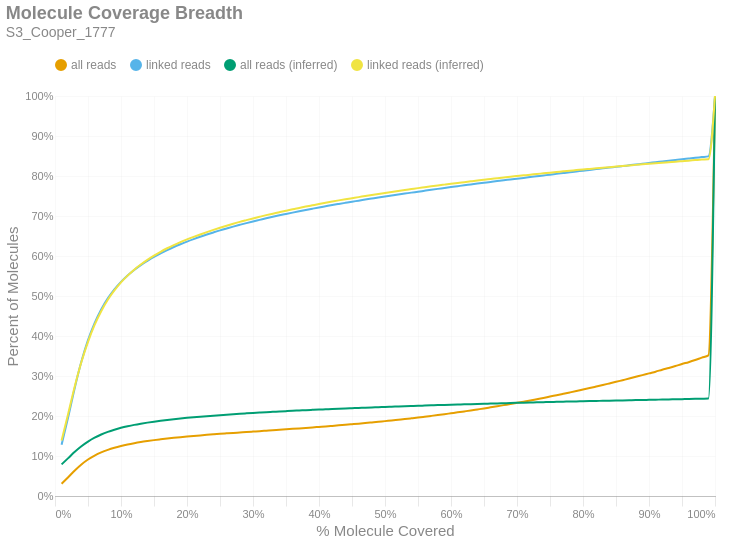

Notebook source saved alongside this figure:
### Markdown cell above
### Molecule Read Coverage
This chart shows molecule coverage breadth as computed by the number of bases aligned to that molecule. In other words, "*how much of each unique long molecule is actually sequenced/aligned?*" Keep in mind there is a distinction between sequences and alignments, since some sequences belonging to a particular molecule may not align well and wouldn't appear in the alignment data. This chart also shows molecule coverage breadth as computed by the *inferred fragment* from which the aligned sequences originate. Unlike read coverage, this calculation takes into account the total insert size, including unsequenced gaps between the forward and reverse reads. Like the previous figures, these are cumulative percents.

### Code cell
if SKIPLR:
    print_html(f"Skipped")
else:
    binned_df = consolidated_hist(valids['coverage_bp'], mask, 0.01, True)
    binned_df_inf = consolidated_hist(valids['coverage_inserts'], mask, 0.01, True)
    binned_df = binned_df.with_columns(pl.lit(binned_df_inf['all reads (cumsum)']).alias('all reads (inferred)'))
    binned_df = binned_df.with_columns(pl.lit(binned_df_inf['linked reads (cumsum)']).alias('linked reads (inferred)'))
    binned_df = binned_df.with_columns(
        (pl.col('bin').cast(pl.Float64) + 0.01).alias('right_edge')
    )

    with SafeRender(binned_df):
        (
            density_plot(binned_df, 'Molecule Coverage Breadth', samplename, 'molcov', ['all reads (inferred)','linked reads (inferred)'])
            .encode(
                #x=alt.X('bin:Q', title="% Molecule Covered").axis(format = '%').scale(padding=0),
                x=alt.X('right_edge:Q', title="% Molecule Covered").axis(format='%').scale(padding=0),
                y=alt.Y('value:Q', title='Percent of Molecules')
                    .axis(format='%')
                    .stack(False)
                    .scale(domainMin=0, padding=0),
                color=alt.Color("key:N").scale(domain = ["all reads", "linked reads", "all reads (inferred)", "linked reads (inferred)"]),
                tooltip = [
                    alt.Tooltip("key:N", title = "Data Type"),
                    alt.Tooltip("range_label:N", title="% Molecule Covered"),
                    alt.Tooltip("value:Q", format = ".2%", title="% Molecules")
                ]
            )
        ).display()

### Figure 1 — Vega-Lite specification as saved in the notebook (floating-point values rounded to 4 significant figures)
{"width": "container", "height": 400, "config": {"title": {"anchor": "start", "dy": -15, "fontSize": 18, "color": "#888888", "subtitleColor": "#888888", "subtitleFontSize": 14}, "arc": {"fill": "#0072B2"}, "axis": {"domainColor": "#888888", "domainWidth": 0.5, "gridWidth": 0.2, "grid": false, "titleFontWeight": 400, "titleFontSize": 15, "labelFontSize": 11, "labelColor": "#888888", "tickColor": "#888888", "tickWidth": 0.2, "titleColor": "#888888"}, "axisBand": {"grid": false}, "axisX": {"grid": true, "tickSize": 10, "domainCap": "round"}, "axisY": {"domain": false, "grid": true, "tickSize": 0, "domainCap": "round"}, "background": "transparent", "header": {"labelFontSize": 15, "labelColor": "#888888", "titleFontSize": 15, "titleFontWeight": 600, "titleColor": "#888888"}, "legend": {"labelFont": "sans-serif", "labelFontSize": 12, "labelColor": "#888888", "symbolSize": 100, "symbolType": "circle", "titleFontSize": 12, "titlePadding": 10, "titleColor": "#888888", "title": null, "orient": "top"}, "range": {"category": ["#E69F00", "#56B4E9", "#009E73", "#F0E442", "#0072B2", "#D55E00", "#CC79A7", "#000000"], "diverging": ["#cfe8f3", "#a2d4ec", "#73bfe2", "#46abdb", "#1696d2", "#12719e"]}, "area": {"fill": "#0072B2", "fillOpacity": 0.7, "line": true, "strokeOpacity": 0.7}, "line": {"color": "#0072B2", "stroke": "#0072B2", "strokeWidth": 2}, "trail": {"color": "#0072B2", "stroke": "#0072B2", "strokeWidth": 0, "size": 1}, "point": {"filled": true, "fillOpacity": 1.0, "size": 95}, "text": {"color": "#888888", "fontSize": 11, "align": "right", "fontWeight": 400, "size": 11}, "bar": {"fill": "#0072B2", "stroke": null}, "view": {"stroke": null, "continuousWidth": 660, "continuousHeight": 400}}, "data": {"name": "data-76583520ed960c75d8dea7083585370e"}, "mark": {"type": "line", "interpolate": "monotone", "point": {"opacity": 0, "size": 275}}, "encoding": {"color": {"field": "key", "scale": {"domain": ["all reads", "linked reads", "all reads (inferred)", "linked reads (inferred)"]}, "type": "nominal"}, "tooltip": [{"field": "key", "title": "Data Type", "type": "nominal"}, {"field": "range_label", "title": "% Molecule Covered", "type": "nominal"}, {"field": "value", "format": ".2%", "title": "% Molecules", "type": "quantitative"}], "x": {"axis": {"format": "%"}, "field": "right_edge", "scale": {"padding": 0}, "title": "% Molecule Covered", "type": "quantitative"}, "y": {"axis": {"format": "%"}, "field": "value", "scale": {"domainMin": 0, "padding": 0}, "stack": false, "title": "Percent of Molecules", "type": "quantitative"}}, "params": [{"name": "param_c36ac31b6afebe62", "select": {"type": "point", "fields": ["key"]}, "bind": "legend"}], "title": {"text": "Molecule Coverage Breadth", "subtitle": "S3_Cooper_1777"}, "transform": [{"fold": ["all reads (cumsum)", "linked reads (cumsum)", "all reads (inferred)", "linked reads (inferred)"]}, {"calculate": "replace(datum.key, ' (cumsum)', '')", "as": "key"}, {"filter": {"param": "param_c36ac31b6afebe62"}}], "usermeta": {"embedOptions": {"downloadFileName": "S3_Cooper_1777.molcov"}}, "$schema": "https://vega.github.io/schema/vega-lite/v6.1.0.json", "datasets": {"data-76583520ed960c75d8dea7083585370e": [{"bin": "0.0", "interval": "0.0-0.01", "all reads": 0.03064, "linked reads": 0.128, "all reads (cumsum)": 0.03064, "linked reads (cumsum)": 0.128, "range_label": "0.0-0.01", "all reads (inferred)": 0.07908, "linked reads (inferred)": 0.1386, "right_edge": 0.01}, {"bin": "0.01", "interval": "0.01-0.02", "all reads": 0.01617, "linked reads": 0.06944, "all reads (cumsum)": 0.04681, "linked reads (cumsum)": 0.1975, "range_label": "0.01-0.02", "all reads (inferred)": 0.09466, "linked reads (inferred)": 0.2058, "right_edge": 0.02}, {"bin": "0.02", "interval": "0.02-0.03", "all reads": 0.01701, "linked reads": 0.07341, "all reads (cumsum)": 0.06382, "linked reads (cumsum)": 0.2709, "range_label": "0.02-0.03", "all reads (inferred)": 0.1105, "linked reads (inferred)": 0.2743, "right_edge": 0.03}, {"bin": "0.03", "interval": "0.03-0.04", "all reads": 0.01506, "linked reads": 0.06512, "all reads (cumsum)": 0.07887, "linked reads (cumsum)": 0.336, "range_label": "0.03-0.04", "all reads (inferred)": 0.1245, "linked reads (inferred)": 0.3349, "right_edge": 0.04}, {"bin": "0.04", "interval": "0.04-0.05", "all reads": 0.01238, "linked reads": 0.05355, "all reads (cumsum)": 0.09126, "linked reads (cumsum)": 0.3896, "range_label": "0.04-0.05", "all reads (inferred)": 0.1361, "linked reads (inferred)": 0.3854, "right_edge": 0.05}, {"bin": "0.05", "interval": "0.05-0.06", "all reads": 0.009833, "linked reads": 0.04249, "all reads (cumsum)": 0.1011, "linked reads (cumsum)": 0.432, "range_label": "0.05-0.06", "all reads (inferred)": 0.1459, "linked reads (inferred)": 0.4276, "right_edge": 0.06}, {"bin": "0.06", "interval": "0.06-0.07", "all reads": 0.007942, "linked reads": 0.03431, "all reads (cumsum)": 0.109, "linked reads (cumsum)": 0.4664, "range_label": "0.06-0.07", "all reads (inferred)": 0.1538, "linked reads (inferred)": 0.4619, "right_edge": 0.07}, {"bin": "0.07", "interval": "0.07-0.08", "all reads": 0.006401, "linked reads": 0.02763, "all reads (cumsum)": 0.1154, "linked reads (cumsum)": 0.494, "range_label": "0.07-0.08", "all reads (inferred)": 0.1604, "linked reads (inferred)": 0.4906, "right_edge": 0.08}, {"bin": "0.08", "interval": "0.08-0.09", "all reads": 0.005251, "linked reads": 0.02258, "all reads (cumsum)": 0.1207, "linked reads (cumsum)": 0.5166, "range_label": "0.08-0.09", "all reads (inferred)": 0.1658, "linked reads (inferred)": 0.5139, "right_edge": 0.09}, {"bin": "0.09", "interval": "0.09-0.1", "all reads": 0.004378, "linked reads": 0.01883, "all reads (cumsum)": 0.1251, "linked reads (cumsum)": 0.5354, "range_label": "0.09-0.1", "all reads (inferred)": 0.1704, "linked reads (inferred)": 0.534, "right_edge": 0.1}, {"bin": "0.1", "interval": "0.1-0.11", "all reads": 0.003742, "linked reads": 0.01604, "all reads (cumsum)": 0.1288, "linked reads (cumsum)": 0.5514, "range_label": "0.1-0.11", "all reads (inferred)": 0.1743, "linked reads (inferred)": 0.5509, "right_edge": 0.11}, {"bin": "0.11", "interval": "0.11-0.12", "all reads": 0.003199, "linked reads": 0.01372, "all reads (cumsum)": 0.132, "linked reads (cumsum)": 0.5652, "range_label": "0.11-0.12", "all reads (inferred)": 0.1778, "linked reads (inferred)": 0.5659, "right_edge": 0.12}, {"bin": "0.12", "interval": "0.12-0.13", "all reads": 0.002835, "linked reads": 0.01213, "all reads (cumsum)": 0.1348, "linked reads (cumsum)": 0.5773, "range_label": "0.12-0.13", "all reads (inferred)": 0.1808, "linked reads (inferred)": 0.5787, "right_edge": 0.13}, {"bin": "0.13", "interval": "0.13-0.14", "all reads": 0.002496, "linked reads": 0.01063, "all reads (cumsum)": 0.1373, "linked reads (cumsum)": 0.5879, "range_label": "0.13-0.14", "all reads (inferred)": 0.1835, "linked reads (inferred)": 0.5903, "right_edge": 0.14}, {"bin": "0.14", "interval": "0.14-0.15", "all reads": 0.002333, "linked reads": 0.009991, "all reads (cumsum)": 0.1397, "linked reads (cumsum)": 0.5979, "range_label": "0.14-0.15", "all reads (inferred)": 0.1859, "linked reads (inferred)": 0.6008, "right_edge": 0.15}, {"bin": "0.15", "interval": "0.15-0.16", "all reads": 0.002044, "linked reads": 0.008727, "all reads (cumsum)": 0.1417, "linked reads (cumsum)": 0.6066, "range_label": "0.15-0.16", "all reads (inferred)": 0.1882, "linked reads (inferred)": 0.6106, "right_edge": 0.16}, {"bin": "0.16", "interval": "0.16-0.17", "all reads": 0.001947, "linked reads": 0.008256, "all reads (cumsum)": 0.1437, "linked reads (cumsum)": 0.6149, "range_label": "0.16-0.17", "all reads (inferred)": 0.1902, "linked reads (inferred)": 0.6193, "right_edge": 0.17}, {"bin": "0.17", "interval": "0.17-0.18", "all reads": 0.001803, "linked reads": 0.007653, "all reads (cumsum)": 0.1455, "linked reads (cumsum)": 0.6225, "range_label": "0.17-0.18", "all reads (inferred)": 0.1921, "linked reads (inferred)": 0.6273, "right_edge": 0.18}, {"bin": "0.18", "interval": "0.18-0.19", "all reads": 0.00164, "linked reads": 0.006919, "all reads (cumsum)": 0.1471, "linked reads (cumsum)": 0.6295, "range_label": "0.18-0.19", "all reads (inferred)": 0.1938, "linked reads (inferred)": 0.6347, "right_edge": 0.19}, {"bin": "0.19", "interval": "0.19-0.2", "all reads": 0.001558, "linked reads": 0.006555, "all reads (cumsum)": 0.1487, "linked reads (cumsum)": 0.636, "range_label": "0.19-0.2", "all reads (inferred)": 0.1953, "linked reads (inferred)": 0.6414, "right_edge": 0.2}, {"bin": "0.2", "interval": "0.2-0.21", "all reads": 0.001475, "linked reads": 0.006155, "all reads (cumsum)": 0.1501, "linked reads (cumsum)": 0.6422, "range_label": "0.2-0.21", "all reads (inferred)": 0.1968, "linked reads (inferred)": 0.6478, "right_edge": 0.21}, {"bin": "0.21", "interval": "0.21-0.22", "all reads": 0.001418, "linked reads": 0.005917, "all reads (cumsum)": 0.1516, "linked reads (cumsum)": 0.6481, "range_label": "0.21-0.22", "all reads (inferred)": 0.1982, "linked reads (inferred)": 0.6539, "right_edge": 0.22}, {"bin": "0.22", "interval": "0.22-0.23", "all reads": 0.001333, "linked reads": 0.005544, "all reads (cumsum)": 0.1529, "linked reads (cumsum)": 0.6536, "range_label": "0.22-0.23", "all reads (inferred)": 0.1996, "linked reads (inferred)": 0.6597, "right_edge": 0.23}, {"bin": "0.23", "interval": "0.23-0.24", "all reads": 0.001274, "linked reads": 0.005269, "all reads (cumsum)": 0.1542, "linked reads (cumsum)": 0.6589, "range_label": "0.23-0.24", "all reads (inferred)": 0.2009, "linked reads (inferred)": 0.6652, "right_edge": 0.24}, {"bin": "0.24", "interval": "0.24-0.25", "all reads": 0.001244, "linked reads": 0.005114, "all reads (cumsum)": 0.1554, "linked reads (cumsum)": 0.664, "range_label": "0.24-0.25", "all reads (inferred)": 0.2021, "linked reads (inferred)": 0.6705, "right_edge": 0.25}, {"bin": "0.25", "interval": "0.25-0.26", "all reads": 0.001172, "linked reads": 0.004765, "all reads (cumsum)": 0.1566, "linked reads (cumsum)": 0.6688, "range_label": "0.25-0.26", "all reads (inferred)": 0.2033, "linked reads (inferred)": 0.6755, "right_edge": 0.26}, {"bin": "0.26", "interval": "0.26-0.27", "all reads": 0.00116, "linked reads": 0.004717, "all reads (cumsum)": 0.1577, "linked reads (cumsum)": 0.6735, "range_label": "0.26-0.27", "all reads (inferred)": 0.2045, "linked reads (inferred)": 0.6805, "right_edge": 0.27}, {"bin": "0.27", "interval": "0.27-0.28", "all reads": 0.001123, "linked reads": 0.004438, "all reads (cumsum)": 0.1589, "linked reads (cumsum)": 0.6779, "range_label": "0.27-0.28", "all reads (inferred)": 0.2056, "linked reads (inferred)": 0.6852, "right_edge": 0.28}, {"bin": "0.28", "interval": "0.28-0.29", "all reads": 0.001135, "linked reads": 0.004331, "all reads (cumsum)": 0.16, "linked reads (cumsum)": 0.6823, "range_label": "0.28-0.29", "all reads (inferred)": 0.2066, "linked reads (inferred)": 0.6896, "right_edge": 0.29}, {"bin": "0.29", "interval": "0.29-0.3", "all reads": 0.001097, "linked reads": 0.00407, "all reads (cumsum)": 0.1611, "linked reads (cumsum)": 0.6863, "range_label": "0.29-0.3", "all reads (inferred)": 0.2076, "linked reads (inferred)": 0.6939, "right_edge": 0.3}, {"bin": "0.3", "interval": "0.3-0.31", "all reads": 0.001086, "linked reads": 0.00393, "all reads (cumsum)": 0.1622, "linked reads (cumsum)": 0.6903, "range_label": "0.3-0.31", "all reads (inferred)": 0.2086, "linked reads (inferred)": 0.6981, "right_edge": 0.31}, {"bin": "0.31", "interval": "0.31-0.32", "all reads": 0.001133, "linked reads": 0.003965, "all reads (cumsum)": 0.1633, "linked reads (cumsum)": 0.6942, "range_label": "0.31-0.32", "all reads (inferred)": 0.2095, "linked reads (inferred)": 0.7021, "right_edge": 0.32}, {"bin": "0.32", "interval": "0.32-0.33", "all reads": 0.001135, "linked reads": 0.00383, "all reads (cumsum)": 0.1644, "linked reads (cumsum)": 0.6981, "range_label": "0.32-0.33", "all reads (inferred)": 0.2104, "linked reads (inferred)": 0.7058, "right_edge": 0.33}, {"bin": "0.33", "interval": "0.33-0.34", "all reads": 0.001114, "linked reads": 0.003591, "all reads (cumsum)": 0.1656, "linked reads (cumsum)": 0.7016, "range_label": "0.33-0.34", "all reads (inferred)": 0.2113, "linked reads (inferred)": 0.7096, "right_edge": 0.34}, {"bin": "0.34", "interval": "0.34-0.35", "all reads": 0.001129, "linked reads": 0.003428, "all reads (cumsum)": 0.1667, "linked reads (cumsum)": 0.7051, "range_label": "0.34-0.35", "all reads (inferred)": 0.2122, "linked reads (inferred)": 0.7133, "right_edge": 0.35}, {"bin": "0.35", "interval": "0.35-0.36", "all reads": 0.001142, "linked reads": 0.003395, "all reads (cumsum)": 0.1678, "linked reads (cumsum)": 0.7085, "range_label": "0.35-0.36", "all reads (inferred)": 0.213, "linked reads (inferred)": 0.7169, "right_edge": 0.36}, {"bin": "0.36", "interval": "0.36-0.37", "all reads": 0.001169, "linked reads": 0.003342, "all reads (cumsum)": 0.169, "linked reads (cumsum)": 0.7118, "range_label": "0.36-0.37", "all reads (inferred)": 0.2138, "linked reads (inferred)": 0.7202, "right_edge": 0.37}, {"bin": "0.37", "interval": "0.37-0.38", "all reads": 0.001185, "linked reads": 0.003273, "all reads (cumsum)": 0.1702, "linked reads (cumsum)": 0.7151, "range_label": "0.37-0.38", "all reads (inferred)": 0.2146, "linked reads (inferred)": 0.7235, "right_edge": 0.38}, {"bin": "0.38", "interval": "0.38-0.39", "all reads": 0.001219, "linked reads": 0.003179, "all reads (cumsum)": 0.1714, "linked reads (cumsum)": 0.7183, "range_label": "0.38-0.39", "all reads (inferred)": 0.2153, "linked reads (inferred)": 0.7268, "right_edge": 0.39}, {"bin": "0.39", "interval": "0.39-0.4", "all reads": 0.001269, "linked reads": 0.003115, "all reads (cumsum)": 0.1727, "linked reads (cumsum)": 0.7214, "range_label": "0.39-0.4", "all reads (inferred)": 0.2161, "linked reads (inferred)": 0.73, "right_edge": 0.4}, {"bin": "0.4", "interval": "0.4-0.41", "all reads": 0.001266, "linked reads": 0.002969, "all reads (cumsum)": 0.1739, "linked reads (cumsum)": 0.7244, "range_label": "0.4-0.41", "all reads (inferred)": 0.2168, "linked reads (inferred)": 0.7331, "right_edge": 0.41}, {"bin": "0.41", "interval": "0.41-0.42", "all reads": 0.001323, "linked reads": 0.002976, "all reads (cumsum)": 0.1753, "linked reads (cumsum)": 0.7273, "range_label": "0.41-0.42", "all reads (inferred)": 0.2176, "linked reads (inferred)": 0.7362, "right_edge": 0.42}, {"bin": "0.42", "interval": "0.42-0.43", "all reads": 0.001338, "linked reads": 0.002849, "all reads (cumsum)": 0.1766, "linked reads (cumsum)": 0.7302, "range_label": "0.42-0.43", "all reads (inferred)": 0.2183, "linked reads (inferred)": 0.7391, "right_edge": 0.43}, {"bin": "0.43", "interval": "0.43-0.44", "all reads": 0.001368, "linked reads": 0.002803, "all reads (cumsum)": 0.178, "linked reads (cumsum)": 0.733, "range_label": "0.43-0.44", "all reads (inferred)": 0.2189, "linked reads (inferred)": 0.7419, "right_edge": 0.44}, {"bin": "0.44", "interval": "0.44-0.45", "all reads": 0.001419, "linked reads": 0.002784, "all reads (cumsum)": 0.1794, "linked reads (cumsum)": 0.7358, "range_label": "0.44-0.45", "all reads (inferred)": 0.2196, "linked reads (inferred)": 0.7446, "right_edge": 0.45}, {"bin": "0.45", "interval": "0.45-0.46", "all reads": 0.001433, "linked reads": 0.002573, "all reads (cumsum)": 0.1808, "linked reads (cumsum)": 0.7383, "range_label": "0.45-0.46", "all reads (inferred)": 0.2202, "linked reads (inferred)": 0.7472, "right_edge": 0.46}, {"bin": "0.46", "interval": "0.46-0.47", "all reads": 0.001495, "linked reads": 0.00269, "all reads (cumsum)": 0.1823, "linked reads (cumsum)": 0.741, "range_label": "0.46-0.47", "all reads (inferred)": 0.2209, "linked reads (inferred)": 0.75, "right_edge": 0.47}, {"bin": "0.47", "interval": "0.47-0.48", "all reads": 0.001563, "linked reads": 0.002644, "all reads (cumsum)": 0.1839, "linked reads (cumsum)": 0.7437, "range_label": "0.47-0.48", "all reads (inferred)": 0.2215, "linked reads (inferred)": 0.7526, "right_edge": 0.48}, {"bin": "0.48", "interval": "0.48-0.49", "all reads": 0.001582, "linked reads": 0.002641, "all reads (cumsum)": 0.1855, "linked reads (cumsum)": 0.7463, "range_label": "0.48-0.49", "all reads (inferred)": 0.2221, "linked reads (inferred)": 0.755, "right_edge": 0.49}, {"bin": "0.49", "interval": "0.49-0.5", "all reads": 0.001734, "linked reads": 0.002508, "all reads (cumsum)": 0.1872, "linked reads (cumsum)": 0.7488, "range_label": "0.49-0.5", "all reads (inferred)": 0.2227, "linked reads (inferred)": 0.7577, "right_edge": 0.5}, {"bin": "0.5", "interval": "0.5-0.51", "all reads": 0.001609, "linked reads": 0.002444, "all reads (cumsum)": 0.1888, "linked reads (cumsum)": 0.7513, "range_label": "0.5-0.51", "all reads (inferred)": 0.2233, "linked reads (inferred)": 0.7601, "right_edge": 0.51}, {"bin": "0.51", "interval": "0.51-0.52", "all reads": 0.001812, "linked reads": 0.002429, "all reads (cumsum)": 0.1906, "linked reads (cumsum)": 0.7537, "range_label": "0.51-0.52", "all reads (inferred)": 0.2239, "linked reads (inferred)": 0.7626, "right_edge": 0.52}, {"bin": "0.52", "interval": "0.52-0.53", "all reads": 0.001781, "linked reads": 0.002339, "all reads (cumsum)": 0.1924, "linked reads (cumsum)": 0.756, "range_label": "0.52-0.53", "all reads (inferred)": 0.2245, "linked reads (inferred)": 0.765, "right_edge": 0.53}, {"bin": "0.53", "interval": "0.53-0.54", "all reads": 0.001872, "linked reads": 0.002408, "all reads (cumsum)": 0.1943, "linked reads (cumsum)": 0.7584, "range_label": "0.53-0.54", "all reads (inferred)": 0.225, "linked reads (inferred)": 0.7673, "right_edge": 0.54}, {"bin": "0.54", "interval": "0.54-0.55", "all reads": 0.001911, "linked reads": 0.002312, "all reads (cumsum)": 0.1962, "linked reads (cumsum)": 0.7608, "range_label": "0.54-0.55", "all reads (inferred)": 0.2256, "linked reads (inferred)": 0.7697, "right_edge": 0.55}, {"bin": "0.55", "interval": "0.55-0.56", "all reads": 0.002028, "linked reads": 0.002381, "all reads (cumsum)": 0.1982, "linked reads (cumsum)": 0.7631, "range_label": "0.55-0.56", "all reads (inferred)": 0.2261, "linked reads (inferred)": 0.7719, "right_edge": 0.56}, {"bin": "0.56", "interval": "0.56-0.57", "all reads": 0.002055, "linked reads": 0.00236, "all reads (cumsum)": 0.2003, "linked reads (cumsum)": 0.7655, "range_label": "0.56-0.57", "all reads (inferred)": 0.2267, "linked reads (inferred)": 0.7741, "right_edge": 0.57}, {"bin": "0.57", "interval": "0.57-0.58", "all reads": 0.002094, "linked reads": 0.002302, "all reads (cumsum)": 0.2024, "linked reads (cumsum)": 0.7678, "range_label": "0.57-0.58", "all reads (inferred)": 0.2272, "linked reads (inferred)": 0.7763, "right_edge": 0.58}, {"bin": "0.58", "interval": "0.58-0.59", "all reads": 0.002177, "linked reads": 0.002214, "all reads (cumsum)": 0.2045, "linked reads (cumsum)": 0.77, "range_label": "0.58-0.59", "all reads (inferred)": 0.2277, "linked reads (inferred)": 0.7784, "right_edge": 0.59}, {"bin": "0.59", "interval": "0.59-0.6", "all reads": 0.00229, "linked reads": 0.002302, "all reads (cumsum)": 0.2068, "linked reads (cumsum)": 0.7723, "range_label": "0.59-0.6", "all reads (inferred)": 0.2282, "linked reads (inferred)": 0.7806, "right_edge": 0.6}, {"bin": "0.6", "interval": "0.6-0.61", "all reads": 0.002269, "linked reads": 0.002221, "all reads (cumsum)": 0.2091, "linked reads (cumsum)": 0.7745, "range_label": "0.6-0.61", "all reads (inferred)": 0.2287, "linked reads (inferred)": 0.7826, "right_edge": 0.61}, {"bin": "0.61", "interval": "0.61-0.62", "all reads": 0.002384, "linked reads": 0.002227, "all reads (cumsum)": 0.2115, "linked reads (cumsum)": 0.7768, "range_label": "0.61-0.62", "all reads (inferred)": 0.2292, "linked reads (inferred)": 0.7846, "right_edge": 0.62}, {"bin": "0.62", "interval": "0.62-0.63", "all reads": 0.002395, "linked reads": 0.002095, "all reads (cumsum)": 0.2139, "linked reads (cumsum)": 0.7789, "range_label": "0.62-0.63", "all reads (inferred)": 0.2297, "linked reads (inferred)": 0.7866, "right_edge": 0.63}, {"bin": "0.63", "interval": "0.63-0.64", "all reads": 0.002514, "linked reads": 0.00216, "all reads (cumsum)": 0.2164, "linked reads (cumsum)": 0.781, "range_label": "0.63-0.64", "all reads (inferred)": 0.2302, "linked reads (inferred)": 0.7886, "right_edge": 0.64}, {"bin": "0.64", "interval": "0.64-0.65", "all reads": 0.00252, "linked reads": 0.002069, "all reads (cumsum)": 0.2189, "linked reads (cumsum)": 0.7831, "range_label": "0.64-0.65", "all reads (inferred)": 0.2306, "linked reads (inferred)": 0.7906, "right_edge": 0.65}, {"bin": "0.65", "interval": "0.65-0.66", "all reads": 0.002724, "linked reads": 0.002069, "all reads (cumsum)": 0.2216, "linked reads (cumsum)": 0.7852, "range_label": "0.65-0.66", "all reads (inferred)": 0.2311, "linked reads (inferred)": 0.7925, "right_edge": 0.66}, {"bin": "0.66", "interval": "0.66-0.67", "all reads": 0.002738, "linked reads": 0.002074, "all reads (cumsum)": 0.2244, "linked reads (cumsum)": 0.7872, "range_label": "0.66-0.67", "all reads (inferred)": 0.2316, "linked reads (inferred)": 0.7944, "right_edge": 0.67}, {"bin": "0.67", "interval": "0.67-0.68", "all reads": 0.002822, "linked reads": 0.002096, "all reads (cumsum)": 0.2272, "linked reads (cumsum)": 0.7893, "range_label": "0.67-0.68", "all reads (inferred)": 0.232, "linked reads (inferred)": 0.7963, "right_edge": 0.68}, {"bin": "0.68", "interval": "0.68-0.69", "all reads": 0.002783, "linked reads": 0.001911, "all reads (cumsum)": 0.23, "linked reads (cumsum)": 0.7912, "range_label": "0.68-0.69", "all reads (inferred)": 0.2325, "linked reads (inferred)": 0.7982, "right_edge": 0.69}, {"bin": "0.69", "interval": "0.69-0.7", "all reads": 0.002899, "linked reads": 0.002047, "all reads (cumsum)": 0.2329, "linked reads (cumsum)": 0.7933, "range_label": "0.69-0.7", "all reads (inferred)": 0.2329, "linked reads (inferred)": 0.7999, "right_edge": 0.7}, {"bin": "0.7", "interval": "0.7-0.71", "all reads": 0.002948, "linked reads": 0.002014, "all reads (cumsum)": 0.2358, "linked reads (cumsum)": 0.7953, "range_label": "0.7-0.71", "all reads (inferred)": 0.2333, "linked reads (inferred)": 0.8016, "right_edge": 0.71}, {"bin": "0.71", "interval": "0.71-0.72", "all reads": 0.00301, "linked reads": 0.001975, "all reads (cumsum)": 0.2388, "linked reads (cumsum)": 0.7973, "range_label": "0.71-0.72", "all reads (inferred)": 0.2337, "linked reads (inferred)": 0.8033, "right_edge": 0.72}, {"bin": "0.72", "interval": "0.72-0.73", "all reads": 0.003209, "linked reads": 0.002033, "all reads (cumsum)": 0.242, "linked reads (cumsum)": 0.7993, "range_label": "0.72-0.73", "all reads (inferred)": 0.2342, "linked reads (inferred)": 0.805, "right_edge": 0.73}, {"bin": "0.73", "interval": "0.73-0.74", "all reads": 0.003177, "linked reads": 0.002023, "all reads (cumsum)": 0.2452, "linked reads (cumsum)": 0.8013, "range_label": "0.73-0.74", "all reads (inferred)": 0.2346, "linked reads (inferred)": 0.8067, "right_edge": 0.74}, {"bin": "0.74", "interval": "0.74-0.75", "all reads": 0.003479, "linked reads": 0.002078, "all reads (cumsum)": 0.2487, "linked reads (cumsum)": 0.8034, "range_label": "0.74-0.75", "all reads (inferred)": 0.235, "linked reads (inferred)": 0.8084, "right_edge": 0.75}, {"bin": "0.75", "interval": "0.75-0.76", "all reads": 0.003285, "linked reads": 0.001914, "all reads (cumsum)": 0.252, "linked reads (cumsum)": 0.8053, "range_label": "0.75-0.76", "all reads (inferred)": 0.2354, "linked reads (inferred)": 0.81, "right_edge": 0.76}, {"bin": "0.76", "interval": "0.76-0.77", "all reads": 0.003402, "linked reads": 0.001993, "all reads (cumsum)": 0.2554, "linked reads (cumsum)": 0.8073, "range_label": "0.76-0.77", "all reads (inferred)": 0.2358, "linked reads (inferred)": 0.8116, "right_edge": 0.77}, {"bin": "0.77", "interval": "0.77-0.78", "all reads": 0.003453, "linked reads": 0.001986, "all reads (cumsum)": 0.2588, "linked reads (cumsum)": 0.8093, "range_label": "0.77-0.78", "all reads (inferred)": 0.2361, "linked reads (inferred)": 0.8132, "right_edge": 0.78}, {"bin": "0.78", "interval": "0.78-0.79", "all reads": 0.003565, "linked reads": 0.001963, "all reads (cumsum)": 0.2624, "linked reads (cumsum)": 0.8113, "range_label": "0.78-0.79", "all reads (inferred)": 0.2365, "linked reads (inferred)": 0.8147, "right_edge": 0.79}, {"bin": "0.79", "interval": "0.79-0.8", "all reads": 0.003809, "linked reads": 0.002092, "all reads (cumsum)": 0.2662, "linked reads (cumsum)": 0.8134, "range_label": "0.79-0.8", "all reads (inferred)": 0.2369, "linked reads (inferred)": 0.8163, "right_edge": 0.8}, {"bin": "0.8", "interval": "0.8-0.81", "all reads": 0.003608, "linked reads": 0.001887, "all reads (cumsum)": 0.2698, "linked reads (cumsum)": 0.8152, "range_label": "0.8-0.81", "all reads (inferred)": 0.2373, "linked reads (inferred)": 0.8178, "right_edge": 0.81}, {"bin": "0.81", "interval": "0.81-0.82", "all reads": 0.003807, "linked reads": 0.001939, "all reads (cumsum)": 0.2736, "linked reads (cumsum)": 0.8172, "range_label": "0.81-0.82", "all reads (inferred)": 0.2376, "linked reads (inferred)": 0.8193, "right_edge": 0.82}, {"bin": "0.82", "interval": "0.82-0.83", "all reads": 0.003847, "linked reads": 0.001896, "all reads (cumsum)": 0.2775, "linked reads (cumsum)": 0.8191, "range_label": "0.82-0.83", "all reads (inferred)": 0.238, "linked reads (inferred)": 0.8207, "right_edge": 0.83}, {"bin": "0.83", "interval": "0.83-0.84", "all reads": 0.003968, "linked reads": 0.001968, "all reads (cumsum)": 0.2814, "linked reads (cumsum)": 0.821, "range_label": "0.83-0.84", "all reads (inferred)": 0.2384, "linked reads (inferred)": 0.8222, "right_edge": 0.84}, {"bin": "0.84", "interval": "0.84-0.85", "all reads": 0.003984, "linked reads": 0.00178, "all reads (cumsum)": 0.2854, "linked reads (cumsum)": 0.8228, "range_label": "0.84-0.85", "all reads (inferred)": 0.2387, "linked reads (inferred)": 0.8235, "right_edge": 0.85}, {"bin": "0.85", "interval": "0.85-0.86", "all reads": 0.004091, "linked reads": 0.001929, "all reads (cumsum)": 0.2895, "linked reads (cumsum)": 0.8247, "range_label": "0.85-0.86", "all reads (inferred)": 0.239, "linked reads (inferred)": 0.8249, "right_edge": 0.86}, {"bin": "0.86", "interval": "0.86-0.87", "all reads": 0.004065, "linked reads": 0.001992, "all reads (cumsum)": 0.2936, "linked reads (cumsum)": 0.8267, "range_label": "0.86-0.87", "all reads (inferred)": 0.2394, "linked reads (inferred)": 0.8263, "right_edge": 0.87}, {"bin": "0.87", "interval": "0.87-0.88", "all reads": 0.004344, "linked reads": 0.001972, "all reads (cumsum)": 0.2979, "linked reads (cumsum)": 0.8287, "range_label": "0.87-0.88", "all reads (inferred)": 0.2398, "linked reads (inferred)": 0.8278, "right_edge": 0.88}, {"bin": "0.88", "interval": "0.88-0.89", "all reads": 0.00424, "linked reads": 0.001871, "all reads (cumsum)": 0.3022, "linked reads (cumsum)": 0.8306, "range_label": "0.88-0.89", "all reads (inferred)": 0.2401, "linked reads (inferred)": 0.8291, "right_edge": 0.89}, {"bin": "0.89", "interval": "0.89-0.9", "all reads": 0.004442, "linked reads": 0.001972, "all reads (cumsum)": 0.3066, "linked reads (cumsum)": 0.8326, "range_label": "0.89-0.9", "all reads (inferred)": 0.2404, "linked reads (inferred)": 0.8305, "right_edge": 0.9}, {"bin": "0.9", "interval": "0.9-0.91", "all reads": 0.004237, "linked reads": 0.00179, "all reads (cumsum)": 0.3108, "linked reads (cumsum)": 0.8343, "range_label": "0.9-0.91", "all reads (inferred)": 0.2408, "linked reads (inferred)": 0.8318, "right_edge": 0.91}, {"bin": "0.91", "interval": "0.91-0.92", "all reads": 0.004917, "linked reads": 0.001978, "all reads (cumsum)": 0.3158, "linked reads (cumsum)": 0.8363, "range_label": "0.91-0.92", "all reads (inferred)": 0.2411, "linked reads (inferred)": 0.8332, "right_edge": 0.92}, {"bin": "0.92", "interval": "0.92-0.93", "all reads": 0.004347, "linked reads": 0.001872, "all reads (cumsum)": 0.3201, "linked reads (cumsum)": 0.8382, "range_label": "0.92-0.93", "all reads (inferred)": 0.2415, "linked reads (inferred)": 0.8345, "right_edge": 0.93}, {"bin": "0.93", "interval": "0.93-0.94", "all reads": 0.004738, "linked reads": 0.001872, "all reads (cumsum)": 0.3248, "linked reads (cumsum)": 0.8401, "range_label": "0.93-0.94", "all reads (inferred)": 0.2418, "linked reads (inferred)": 0.8359, "right_edge": 0.94}, {"bin": "0.94", "interval": "0.94-0.95", "all reads": 0.005231, "linked reads": 0.001857, "all reads (cumsum)": 0.3301, "linked reads (cumsum)": 0.8419, "range_label": "0.94-0.95", "all reads (inferred)": 0.2422, "linked reads (inferred)": 0.8372, "right_edge": 0.95}, {"bin": "0.95", "interval": "0.95-0.96", "all reads": 0.004506, "linked reads": 0.001713, "all reads (cumsum)": 0.3346, "linked reads (cumsum)": 0.8436, "range_label": "0.95-0.96", "all reads (inferred)": 0.2425, "linked reads (inferred)": 0.8384, "right_edge": 0.96}, {"bin": "0.96", "interval": "0.96-0.97", "all reads": 0.005268, "linked reads": 0.001756, "all reads (cumsum)": 0.3398, "linked reads (cumsum)": 0.8454, "range_label": "0.96-0.97", "all reads (inferred)": 0.2429, "linked reads (inferred)": 0.8397, "right_edge": 0.97}, {"bin": "0.97", "interval": "0.97-0.98", "all reads": 0.006003, "linked reads": 0.001868, "all reads (cumsum)": 0.3458, "linked reads (cumsum)": 0.8473, "range_label": "0.97-0.98", "all reads (inferred)": 0.2433, "linked reads (inferred)": 0.841, "right_edge": 0.98}, {"bin": "0.98", "interval": "0.98-0.99", "all reads": 0.005579, "linked reads": 0.001831, "all reads (cumsum)": 0.3514, "linked reads (cumsum)": 0.8491, "range_label": "0.98-0.99", "all reads (inferred)": 0.2437, "linked reads (inferred)": 0.8418, "right_edge": 0.99}, {"bin": "0.99", "interval": "0.99-1.0", "all reads": 0.6486, "linked reads": 0.1509, "all reads (cumsum)": 1.0, "linked reads (cumsum)": 1.0, "range_label": "0.99-1.0", "all reads (inferred)": 1.0, "linked reads (inferred)": 1.0, "right_edge": 1.0}]}}
